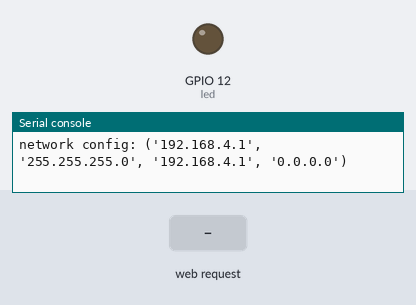
This program was run on a simulated ESP8266 board running MicroPython. On the bench: output pins drawn as LEDs (lit = HIGH), the last lines printed to the serial console. The inputs (shaded band) are chosen by the test bench. The board's own WiFi access point starts at once.

Above: at 1.2 s.
1.3 s: HTTP request GET /?LED=1 received
At 2.5 s:
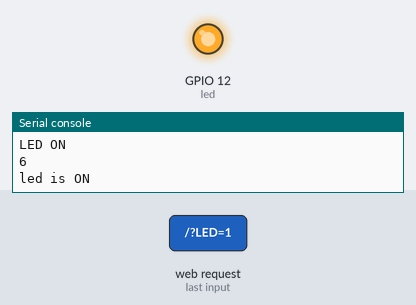
2.8 s: HTTP request GET /?LED=0 received
At 3.6 s:
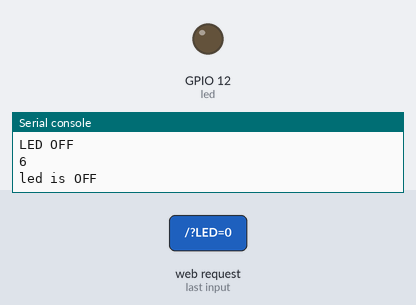
Timing chart, 0 to 5.8 s (numbered marks = the images above; inputs shaded):
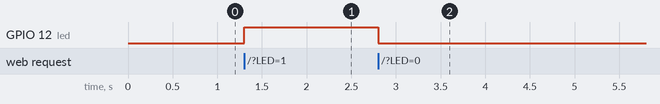

The program:

Led_web_server.py
```python
# Importing libraries
import machine
import time

# Creating Led Object and setting it to be off
led = machine.Pin(12, machine.Pin.OUT)
led.off()

# Configuring esp8266 as Access Point
import network
ssid = "*********"
password = "*********"

ap = network.WLAN(network.AP_IF)
ap.active(True)
ap.config(essid=ssid, password=password)
while not ap.active():
    pass
print('network config:', ap.ifconfig())


# ************************
# Configure the socket connection over TCP/IP
import socket

# AF_INET - use Internet Protocol v4 addresses
# SOCK_STREAM means that it is a TCP socket.
# SOCK_DGRAM means that it is a UDP socket.
s = socket.socket(socket.AF_INET, socket.SOCK_STREAM)
s.bind(('',80)) # specifies that the socket is reachable by any address the machine happens to have
s.listen(5)     # max of 5 socket connections

# ************************
# Function for creating the
# web page to be displayed
def web_page():
    if led.value()==1:
        led_state = 'ON'
        print('led is ON')
    elif led.value()==0:
        led_state = 'OFF'
        print('led is OFF')

    html_page = """<!DOCTYPE HTML>
    <html>
    <head>
        <meta name="viewport" content="width=device-width, initial-scale=1">
    </head>
    <body>
        <center><h2>ESP32 Web Server in MicroPython </h2></center>
        <center>
            <form>
                <button type='submit' name="LED" value='1'> LED ON </button>
                <button type='submit' name="LED" value='0'> LED OFF </button>
            </form>
        </center>
        <center><p>LED is now <strong>""" + led_state + """</strong>.</p></center>
    </body>
    </html>"""
    return html_page


while True:
    # Socket accept()
    conn, addr = s.accept()
    print("Got connection from %s" % str(addr))

    # Socket receive()
    request=conn.recv(1024)
    print("")
    print("")
    print("Content %s" % str(request))

    # Socket send()
    request = str(request)
    led_on = request.find('/?LED=1')
    led_off = request.find('/?LED=0')
    if led_on == 6:
        print('LED ON')
        print(str(led_on))
        led.value(1)
    elif led_off == 6:
        print('LED OFF')
        print(str(led_off))
        led.value(0)
    response = web_page()
    conn.send('HTTP/1.1 200 OKn')
    conn.send('Content-Type: text/htmln')
    conn.send('Connection: close\n')
    conn.sendall(response)

    # Socket close()
    conn.close()
```

Measured:
- after the input at 1.3 s, GPIO 12 (led): LOW → HIGH at once
- after the input at 2.8 s, GPIO 12 (led): HIGH → LOW at once
